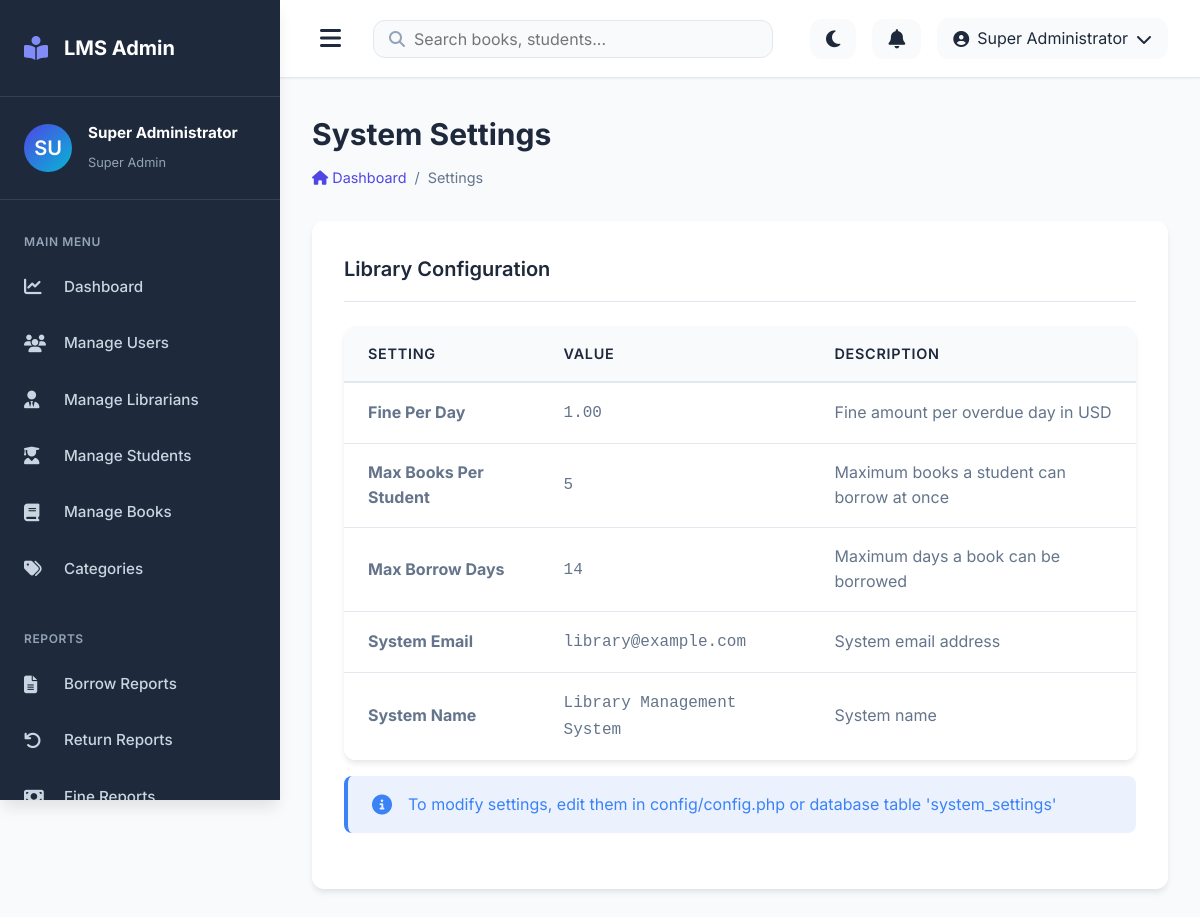
Screenshot of /admin/settings.php (signed in) with the database file from the repository.
### tables this page shows
CREATE TABLE system_settings (
    id INT PRIMARY KEY AUTO_INCREMENT,
    setting_key VARCHAR(100) UNIQUE NOT NULL,
    setting_value TEXT,
    description TEXT,
    updated_at TIMESTAMP DEFAULT CURRENT_TIMESTAMP ON UPDATE CURRENT_TIMESTAMP
);

### admin/settings.php (the view, shortened to what this page needs)
<?php
include '../includes/header.php';
include '../includes/sidebar_admin.php';
?>
<div class="main-content">
    <?php include '../includes/navbar.php'; ?>
    <div class="content">
        <div class="page-header">
            <h1 class="page-title">System Settings</h1>
            <div class="breadcrumb">
                <a href="<?php echo SITE_URL; ?>/admin/dashboard.php"><i class="fas fa-home"></i> Dashboard</a>
                <span>/</span><span>Settings</span>
            </div>
        </div>
        <div class="card">
            <div class="card-header">
                <h3 class="card-title">Library Configuration</h3>
            </div>
            <div class="card-body">
                <?php
                try {
                    $db = getDB();
                    $stmt = $db->query("SELECT * FROM system_settings ORDER BY setting_key");
                    $settings = $stmt->fetchAll();
                ?>
                <div class="table-container">
                    <table class="table">
                        <thead>
                            <tr>
                                <th>Setting</th>
                                <th>Value</th>
                                <th>Description</th>
                            </tr>
                        </thead>
                        <tbody>
                            <?php foreach ($settings as $setting): ?>
                            <tr>
                                <td><strong><?php echo htmlspecialchars(ucwords(str_replace('_', ' ', $setting['setting_key']))); ?></strong></td>
                                <td><code><?php echo htmlspecialchars($setting['setting_value']); ?></code></td>
                                <td><?php echo htmlspecialchars($setting['description']); ?></td>
                            </tr>
                            <?php endforeach; ?>
                        </tbody>
                    </table>
                </div>
                <div class="alert alert-info" style="margin-top: 1rem;">
                    <i class="fas fa-info-circle"></i>
                    <span>To modify settings, edit them in config/config.php or database table 'system_settings'</span>
                </div>
                <?php } catch (PDOException $e) { echo '<p>Error loading settings.</p>'; } ?>
            </div>
        </div>
    </div>
</div>
<?php include '../includes/footer.php'; ?>

### assets/css/style.css (style rules this page uses)
:root { --primary-color: #4f46e5; --primary-dark: #4338ca; --primary-light: #818cf8; --secondary-color: #06b6d4; --success-color: #10b981; --danger-color: #ef4444; --warning-color: #f59e0b; --info-color: #3b82f6; --bg-color: #f8fafc; --surface-color: #ffffff; --text-primary: #1e293b; --text-secondary: #64748b; --text-muted: #94a3b8; --border-color: #e2e8f0; --sidebar-bg: #1e293b; --sidebar-text: #cbd5e1; --sidebar-hover: #334155; --sidebar-active: #4f46e5; --shadow-sm: 0 1px 2px 0 rgba(0, 0, 0, 0.05); --shadow-md: 0 4px 6px -1px rgba(0, 0, 0, 0.1); --shadow-lg: 0 10px 15px -3px rgba(0, 0, 0, 0.1); --shadow-xl: 0 20px 25px -5px rgba(0, 0, 0, 0.1); --spacing-xs: 0.25rem; --spacing-sm: 0.5rem; --spacing-md: 1rem; --spacing-lg: 1.5rem; --spacing-xl: 2rem; --spacing-2xl: 3rem; --radius-sm: 0.25rem; --radius-md: 0.5rem; --radius-lg: 0.75rem; --radius-xl: 1rem; --transition-fast: 150ms ease-in-out; --transition-normal: 300ms ease-in-out; --transition-slow: 500ms ease-in-out; }
* { margin: 0; padding: 0; box-sizing: border-box; }
html { font-size: 16px; scroll-behavior: smooth; }
body { font-family: 'Inter', 'Segoe UI', Tahoma, Geneva, Verdana, sans-serif; background-color: var(--bg-color); color: var(--text-primary); line-height: 1.6; transition: background-color var(--transition-normal); overflow-x: hidden; }
a { text-decoration: none; color: inherit; transition: color var(--transition-fast); }
.main-content { flex: 1; margin-left: 280px; transition: margin-left var(--transition-normal); }
.content { padding: var(--spacing-xl); }
.page-header { margin-bottom: var(--spacing-xl); }
.page-title { font-size: 1.875rem; font-weight: 700; color: var(--text-primary); margin-bottom: var(--spacing-sm); }
.breadcrumb { display: flex; align-items: center; gap: var(--spacing-sm); color: var(--text-secondary); font-size: 0.9rem; }
.breadcrumb a { color: var(--primary-color); }
.card { background-color: var(--surface-color); border-radius: var(--radius-lg); box-shadow: var(--shadow-md); padding: var(--spacing-xl); margin-bottom: var(--spacing-lg); transition: all var(--transition-fast); }
.card-header { display: flex; align-items: center; justify-content: space-between; margin-bottom: var(--spacing-lg); padding-bottom: var(--spacing-md); border-bottom: 1px solid var(--border-color); }
.card-title { font-size: 1.25rem; font-weight: 600; color: var(--text-primary); }
.card-body { color: var(--text-secondary); }
.table-container { overflow-x: auto; border-radius: var(--radius-lg); box-shadow: var(--shadow-md); }
.table { width: 100%; border-collapse: collapse; background-color: var(--surface-color); }
.table thead { background-color: var(--bg-color); }
.table th { padding: var(--spacing-md) var(--spacing-lg); text-align: left; font-weight: 600; color: var(--text-primary); font-size: 0.9rem; text-transform: uppercase; letter-spacing: 0.05em; border-bottom: 2px solid var(--border-color); }
.table td { padding: var(--spacing-md) var(--spacing-lg); color: var(--text-secondary); border-bottom: 1px solid var(--border-color); }
.table tbody tr { transition: background-color var(--transition-fast); }
.table tbody tr:last-child td { border-bottom: none; }
.alert { padding: var(--spacing-md) var(--spacing-lg); border-radius: var(--radius-md); margin-bottom: var(--spacing-lg); display: flex; align-items: center; gap: var(--spacing-md); border-left: 4px solid; }
.alert i { font-size: 1.25rem; }
.alert-info { background-color: rgba(59, 130, 246, 0.1); border-color: var(--info-color); color: var(--info-color); }

### rows the page displays
system_settings: setting_key "Fine Per Day", setting_value "1.00", description "Fine amount per overdue day in USD"
system_settings: setting_key "Max Books Per Student", setting_value "5", description "Maximum books a student can borrow at once"
system_settings: setting_key "Max Borrow Days", setting_value "14", description "Maximum days a book can be borrowed"
system_settings: setting_key "System Email", setting_value "library@example.com", description "System email address"
system_settings: setting_key "System Name", setting_value "Library Management System", description "System name"

### other values shown
$userInitials "SU"
$currentUser['full_name'] "Super Administrator"
str_replace('_', ' ', $currentUser['role']) "Super Admin"
